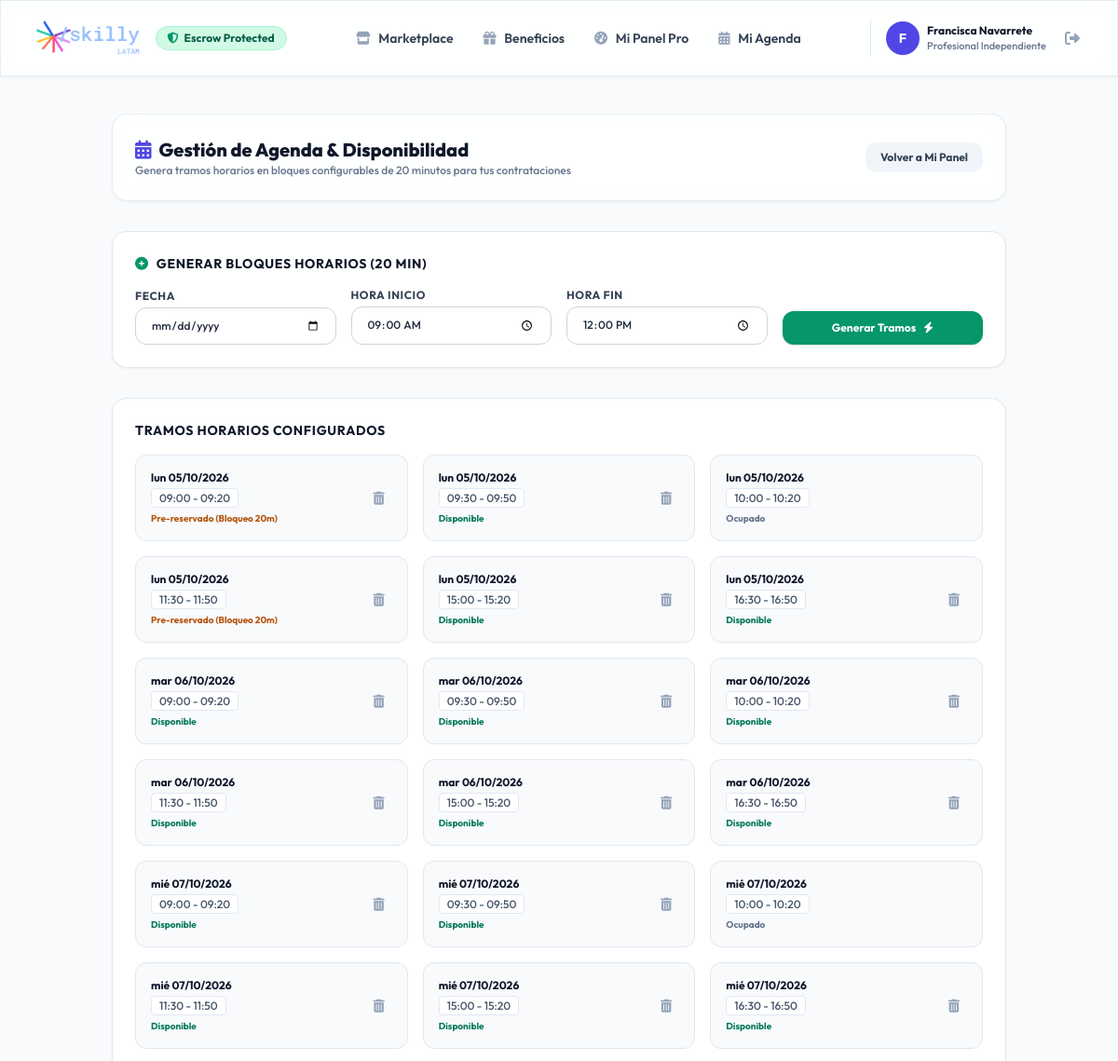
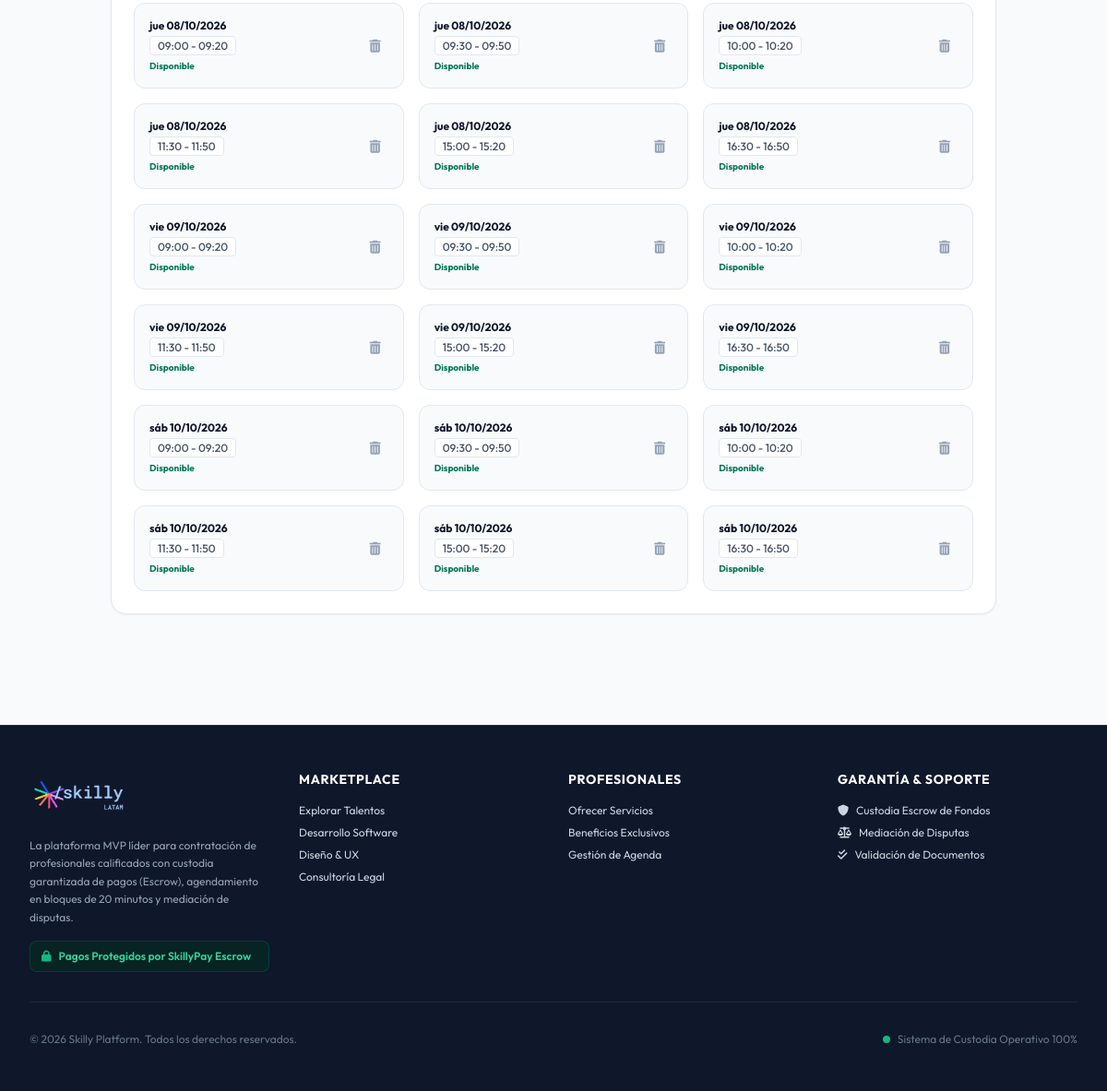
Screenshot of /availability/manage/ (signed in) with the database file from the repository (2 pictures, top to bottom).
### apps/users/models.py (models this page shows, shortened)
class CustomUser(AbstractUser):
    ROLE_PROFESIONAL = 'PROFESIONAL'
    ROLE_ORGANIZACION = 'ORGANIZACION'
    ROLE_ADMIN = 'ADMIN'
    ROLE_CHOICES = [
        (ROLE_PROFESIONAL, 'Profesional Independiente'),
        (ROLE_ORGANIZACION, 'Empresa / Organización'),
        (ROLE_ADMIN, 'Administrador Skilly'),
    ]
    role = models.CharField(max_length=20, choices=ROLE_CHOICES, default=ROLE_ORGANIZACION)
    phone = models.CharField(max_length=20, blank=True, null=True, verbose_name="Teléfono de Contacto")
    created_at = models.DateTimeField(auto_now_add=True)
    @property
    def is_professional(self):
        return self.role == self.ROLE_PROFESIONAL
    @property
    def is_admin_role(self):
        return self.role == self.ROLE_ADMIN or self.is_superuser

### apps/availability/models.py (models this page shows, shortened)
class TimeSlot(models.Model):
    STATUS_DISPONIBLE = 'DISPONIBLE'
    STATUS_PRE_RESERVADO = 'PRE_RESERVADO'
    STATUS_OCUPADO = 'OCUPADO'
    STATUS_CHOICES = [
        (STATUS_DISPONIBLE, 'Disponible'),
        (STATUS_PRE_RESERVADO, 'Pre-reservado (Bloqueo 20m)'),
        (STATUS_OCUPADO, 'Ocupado'),
    ]
    professional = models.ForeignKey(
        settings.AUTH_USER_MODEL,
        on_delete=models.CASCADE,
        related_name='timeslots',
        limit_choices_to={'role': 'PROFESIONAL'}
    )
    date = models.DateField(verbose_name="Fecha")
    start_time = models.TimeField(verbose_name="Hora Inicio")
    end_time = models.TimeField(verbose_name="Hora Fin")
    status = models.CharField(max_length=20, choices=STATUS_CHOICES, default=STATUS_DISPONIBLE)
    reserved_until = models.DateTimeField(blank=True, null=True, help_text="Expiración del bloqueo temporal de 20 minutos")
    class Meta:
        ordering = ['date', 'start_time']
        unique_together = ['professional', 'date', 'start_time']

### apps/availability/views.py (the view, shortened to what this page needs)
# urls.py: path('manage/', views.availability_manage_view, name='manage'),
@login_required
def availability_manage_view(request):
    if not request.user.is_professional:
        messages.warning(request, "Acceso solo para profesionales.")
        return redirect('services:marketplace')
    slots = TimeSlot.objects.filter(professional=request.user).order_by('date', 'start_time')
    return render(request, 'availability/gestion_disponibilidad.html', {'slots': slots})

### templates/availability/gestion_disponibilidad.html (shortened to what this page needs)
{% extends 'base.html' %}
{% block content %}
<div class="max-w-5xl mx-auto px-4 sm:px-6 lg:px-8 py-10 space-y-8">
    <div class="glass-panel p-6 rounded-2xl shadow-sm flex items-center justify-between">
        <div>
            <h1 class="text-xl font-extrabold text-slate-900 flex items-center gap-2">
                <i class="fa-solid fa-calendar-days text-brand-600"></i> Gestión de Agenda & Disponibilidad
            </h1>
            <p class="text-xs text-slate-500 font-medium">Genera tramos horarios en bloques configurables de 20 minutos para tus contrataciones</p>
        </div>
        <a href="{% url 'users:pro_dashboard' %}" class="px-4 py-2 bg-slate-100 hover:bg-slate-200 text-slate-700 font-bold rounded-xl text-xs transition-colors">
            Volver a Mi Panel
        </a>
    </div>
    <div class="bg-white rounded-2xl p-6 border border-slate-200 shadow-sm space-y-4">
        <h3 class="text-sm font-bold text-slate-900 uppercase tracking-wider flex items-center gap-2">
            <i class="fa-solid fa-plus-circle text-emerald-600"></i> Generar Bloques Horarios (20 min)
        </h3>
        <form method="post" class="grid grid-cols-1 sm:grid-cols-4 gap-4 items-end">
            <div>
                <label for="id_date" class="block text-xs font-bold text-slate-700 uppercase tracking-wider mb-1">Fecha</label>
                <input type="date" name="date" id="id_date" required class="w-full px-4 py-2.5 rounded-xl border border-slate-300 focus:ring-2 focus:ring-brand-500 font-medium text-xs">
            </div>
            <div>
                <label for="id_start_time" class="block text-xs font-bold text-slate-700 uppercase tracking-wider mb-1">Hora Inicio</label>
                <input type="time" name="start_time" id="id_start_time" required value="09:00" class="w-full px-4 py-2.5 rounded-xl border border-slate-300 focus:ring-2 focus:ring-brand-500 font-medium text-xs">
            </div>
            <div>
                <label for="id_end_time" class="block text-xs font-bold text-slate-700 uppercase tracking-wider mb-1">Hora Fin</label>
                <input type="time" name="end_time" id="id_end_time" required value="12:00" class="w-full px-4 py-2.5 rounded-xl border border-slate-300 focus:ring-2 focus:ring-brand-500 font-medium text-xs">
            </div>
            <button type="submit" class="w-full py-2.5 bg-emerald-600 hover:bg-emerald-700 text-white font-bold rounded-xl shadow text-xs transition-all flex items-center justify-center gap-2">
                <span>Generar Tramos</span>
                <i class="fa-solid fa-bolt"></i>
            </button>
        </form>
    </div>
    <div class="bg-white rounded-2xl p-6 border border-slate-200 shadow-sm space-y-4">
        <h3 class="text-sm font-bold text-slate-900 uppercase tracking-wider">Tramos Horarios Configurados</h3>
        {% if slots %}
            <div class="grid grid-cols-1 sm:grid-cols-2 md:grid-cols-3 gap-4">
                {% for slot in slots %}
                    <div class="p-4 rounded-xl border border-slate-200 bg-slate-50 flex items-center justify-between">
                        <div class="space-y-1">
                            <span class="font-bold text-xs text-slate-900 block">{{ slot.date|date:"D d/m/Y" }}</span>
                            <span class="text-xs text-slate-600 font-medium bg-white px-2 py-0.5 rounded border border-slate-200">
                                {{ slot.start_time|time:"H:i" }} - {{ slot.end_time|time:"H:i" }}
                            </span>
                            <span class="block text-[10px] font-bold mt-1
                                {% if slot.status == 'DISPONIBLE' %}text-emerald-700
                                {% elif slot.status == 'PRE_RESERVADO' %}text-amber-700
                                {% else %}text-slate-500{% endif %}">
                                {{ slot.get_status_display }}
                            </span>
                        </div>
                        {% if slot.status != 'OCUPADO' %}
                            <a href="{% url 'availability:delete' pk=slot.pk %}" class="p-2 text-slate-400 hover:text-rose-600 hover:bg-rose-50 rounded-lg transition-colors" title="Eliminar bloque">
                                <i class="fa-solid fa-trash-can text-sm"></i>
                            </a>
                        {% endif %}
                    </div>
                {% endfor %}
            </div>
        {% else %}
            <p class="text-xs text-slate-500 italic text-center py-4">No tienes bloques horarios configurados en tu agenda.</p>
        {% endif %}
    </div>
</div>
{% endblock %}

### templates/base.html (shortened to what this page needs)
<!DOCTYPE html>
<html lang="es" class="h-full bg-slate-50">
<head>
    <script src="https://cdn.tailwindcss.com"></script>
    <link rel="stylesheet" href="https://cdnjs.cloudflare.com/ajax/libs/font-awesome/6.5.1/css/all.min.css">
</head>
<body class="flex flex-col min-h-full text-slate-800 antialiased selection:bg-brand-500 selection:text-white">
    <header class="sticky top-0 z-50 glass-panel shadow-sm transition-all duration-200">
        <div class="max-w-7xl mx-auto px-4 sm:px-6 lg:px-8">
            <div class="flex items-center justify-between h-20">
                <div class="flex items-center gap-3">
                    <a href="{% url 'services:marketplace' %}" class="flex items-center group py-1">
                        {% load static %}
                        <img src="{% static 'skilly-logo.png' %}" alt="Skilly Logo" class="h-14 sm:h-16 max-h-16 w-auto object-contain group-hover:scale-105 transition-transform duration-200" onerror="this.onerror=null; this.src='https://placehold.co/180x60/4f46e5/ffffff?text=Skilly';">
                    </a>
                    <span class="hidden sm:inline-flex items-center gap-1.5 px-3 py-1 rounded-full text-xs font-bold bg-emerald-100 text-emerald-800 border border-emerald-200">
                        <i class="fa-solid font-bold fa-shield-halved text-emerald-600"></i> Escrow Protected
                    </span>
                </div>
                <nav class="hidden md:flex items-center gap-8">
                    <a href="{% url 'services:marketplace' %}" class="text-sm font-semibold text-slate-700 hover:text-brand-600 transition-colors">
                        <i class="fa-solid fa-store mr-1.5 text-slate-400"></i> Marketplace
                    </a>
                    <a href="{% url 'benefits:list' %}" class="text-sm font-semibold text-slate-700 hover:text-brand-600 transition-colors">
                        <i class="fa-solid fa-gift mr-1.5 text-slate-400"></i> Beneficios
                    </a>
                    {% if user.is_authenticated %}
                        {% if user.is_admin_role %}
                            <a href="{% url 'backoffice:dashboard' %}" class="text-sm font-semibold text-purple-700 hover:text-purple-900 bg-purple-50 px-3 py-1.5 rounded-lg border border-purple-200 transition-colors">
                                <i class="fa-solid fa-user-shield mr-1.5"></i> Back-Office Admin
                            </a>
                        {% elif user.is_professional %}
                            <a href="{% url 'users:pro_dashboard' %}" class="text-sm font-semibold text-slate-700 hover:text-brand-600 transition-colors">
                                <i class="fa-solid fa-gauge-high mr-1.5 text-slate-400"></i> Mi Panel Pro
                            </a>
                            <a href="{% url 'availability:manage' %}" class="text-sm font-semibold text-slate-700 hover:text-brand-600 transition-colors">
                                <i class="fa-solid fa-calendar-days mr-1.5 text-slate-400"></i> Mi Agenda
                            </a>
                        {% else %}
                            <a href="{% url 'users:org_dashboard' %}" class="text-sm font-semibold text-slate-700 hover:text-brand-600 transition-colors">
                                <i class="fa-solid fa-building mr-1.5 text-slate-400"></i> Mis Contrataciones
                            </a>
                        {% endif %}
                    {% endif %}
                </nav>
                <div class="flex items-center gap-4">
                    {% if user.is_authenticated %}
                        <div class="flex items-center gap-3 pl-4 border-l border-slate-200">
                            <a href="{% url 'users:profile_edit' %}" class="flex items-center gap-2 group">
                                <div class="w-9 h-9 rounded-full bg-brand-600 text-white font-bold flex items-center justify-center text-sm shadow-sm group-hover:bg-brand-700 transition-colors">
                                    {{ user.first_name|first|default:user.username|first|upper }}
                                </div>
                                <div class="hidden sm:block text-left">
                                    <span class="block text-xs font-bold text-slate-900 group-hover:text-brand-600 transition-colors">
                                        {{ user.get_full_name|default:user.username }}
                                    </span>
                                    <span class="block text-[11px] font-medium text-slate-500">
                                        {{ user.get_role_display }}
                                    </span>
                                </div>
                            </a>
                            <form action="{% url 'users:logout' %}" method="post" class="inline">
                                <button type="submit" class="p-2 text-slate-400 hover:text-rose-600 hover:bg-rose-50 rounded-lg transition-colors" title="Cerrar sesión">
                                    <i class="fa-solid fa-right-from-bracket"></i>
                                </button>
                            </form>
                        </div>
                    {% endif %}
                </div>
            </div>
        </div>
    </header>
    <main class="flex-1">
        {% block content %}{% endblock %}
    </main>
    <footer class="bg-slate-900 text-slate-300 mt-20 border-t border-slate-800">
        <div class="max-w-7xl mx-auto px-4 sm:px-6 lg:px-8 py-12">
            <div class="grid grid-cols-1 md:grid-cols-4 gap-8 mb-8">
                <div class="space-y-4">
                    <div class="flex items-center gap-2">
                        {% load static %}
                        <img src="{% static 'skilly-logo.png' %}" alt="Skilly Logo" class="h-12 sm:h-14 w-auto object-contain brightness-110">
                    </div>
                    <p class="text-xs text-slate-400 leading-relaxed">
                        La plataforma MVP líder para contratación de profesionales calificados con custodia garantizada de pagos (Escrow), agendamiento en bloques de 20 minutos y mediación de disputas.
                    </p>
                    <div class="flex items-center gap-2 text-xs font-semibold text-emerald-400 bg-emerald-950/60 px-3 py-2 rounded-lg border border-emerald-800/50">
                        <i class="fa-solid fa-lock text-emerald-500"></i> Pagos Protegidos por SkillyPay Escrow
                    </div>
                </div>
                <div>
                    <h4 class="text-sm font-bold text-white uppercase tracking-wider mb-4">Marketplace</h4>
                    <ul class="space-y-2 text-xs">
                        <li><a href="{% url 'services:marketplace' %}" class="hover:text-brand-400 transition-colors">Explorar Talentos</a></li>
                        <li><a href="{% url 'services:marketplace' %}?category=desarrollo-software" class="hover:text-brand-400 transition-colors">Desarrollo Software</a></li>
                        <li><a href="{% url 'services:marketplace' %}?category=diseno-ux" class="hover:text-brand-400 transition-colors">Diseño & UX</a></li>
                        <li><a href="{% url 'services:marketplace' %}?category=consultoria-legal" class="hover:text-brand-400 transition-colors">Consultoría Legal</a></li>
                    </ul>
                </div>
                <div>
                    <h4 class="text-sm font-bold text-white uppercase tracking-wider mb-4">Profesionales</h4>
                    <ul class="space-y-2 text-xs">
                        <li><a href="{% url 'users:register' %}" class="hover:text-brand-400 transition-colors">Ofrecer Servicios</a></li>
                        <li><a href="{% url 'benefits:list' %}" class="hover:text-brand-400 transition-colors">Beneficios Exclusivos</a></li>
                        <li><a href="{% url 'availability:manage' %}" class="hover:text-brand-400 transition-colors">Gestión de Agenda</a></li>
                    </ul>
                </div>
                <div>
                    <h4 class="text-sm font-bold text-white uppercase tracking-wider mb-4">Garantía & Soporte</h4>
                    <ul class="space-y-2 text-xs">
                        <li class="flex items-center gap-2"><i class="fa-solid fa-shield text-brand-400"></i> Custodia Escrow de Fondos</li>
                        <li class="flex items-center gap-2"><i class="fa-solid fa-scale-balanced text-brand-400"></i> Mediación de Disputas</li>
                        <li class="flex items-center gap-2"><i class="fa-solid fa-check-double text-brand-400"></i> Validación de Documentos</li>
                    </ul>
                </div>
            </div>
            <div class="pt-8 border-t border-slate-800 flex flex-col sm:flex-row items-center justify-between text-xs text-slate-500 gap-4">
                <p>&copy; 2026 Skilly Platform. Todos los derechos reservados.</p>
                <p class="flex items-center gap-2">
                    <span class="w-2 h-2 rounded-full bg-emerald-500 animate-pulse"></span> Sistema de Custodia Operativo 100%
                </p>
            </div>
        </div>
    </footer>
</body>
</html>

### templates/base.html (style rules this page uses)
body { font-family: 'Outfit', 'Inter', sans-serif; }
.glass-panel { background: rgba(255, 255, 255, 0.85); backdrop-filter: blur(12px); border: 1px solid rgba(226, 232, 240, 0.8); }

### rows the page displays
CustomUser: first_name|first "F", get_full_name "Francisca Navarrete", role "Profesional Independiente"
TimeSlot: date "lun 05/10/2026", start_time "09:00", end_time "09:20", status "Pre-reservado (Bloqueo 20m)"
TimeSlot: date "lun 05/10/2026", start_time "09:30", end_time "09:50", status "Disponible"
TimeSlot: date "lun 05/10/2026", start_time "10:00", end_time "10:20", status "Ocupado"
TimeSlot: date "lun 05/10/2026", start_time "11:30", end_time "11:50", status "Pre-reservado (Bloqueo 20m)"
TimeSlot: date "lun 05/10/2026", start_time "15:00", end_time "15:20", status "Disponible"
TimeSlot: date "lun 05/10/2026", start_time "16:30", end_time "16:50", status "Disponible"
TimeSlot: date "mar 06/10/2026", start_time "09:00", end_time "09:20", status "Disponible"
TimeSlot: date "mar 06/10/2026", start_time "09:30", end_time "09:50", status "Disponible"
TimeSlot: date "mar 06/10/2026", start_time "10:00", end_time "10:20", status "Disponible"
TimeSlot: date "mar 06/10/2026", start_time "11:30", end_time "11:50", status "Disponible"
TimeSlot: date "mar 06/10/2026", start_time "15:00", end_time "15:20", status "Disponible"
TimeSlot: date "mar 06/10/2026", start_time "16:30", end_time "16:50", status "Disponible"
TimeSlot: date "mié 07/10/2026", start_time "09:00", end_time "09:20", status "Disponible"
TimeSlot: date "mié 07/10/2026", start_time "09:30", end_time "09:50", status "Disponible"
TimeSlot: date "mié 07/10/2026", start_time "10:00", end_time "10:20", status "Ocupado"
TimeSlot: date "mié 07/10/2026", start_time "11:30", end_time "11:50", status "Disponible"
TimeSlot: date "mié 07/10/2026", start_time "15:00", end_time "15:20", status "Disponible"
TimeSlot: date "mié 07/10/2026", start_time "16:30", end_time "16:50", status "Disponible"
TimeSlot: date "jue 08/10/2026", start_time "09:00", end_time "09:20", status "Disponible"
TimeSlot: date "jue 08/10/2026", start_time "09:30", end_time "09:50", status "Disponible"
TimeSlot: date "jue 08/10/2026", start_time "10:00", end_time "10:20", status "Disponible"
TimeSlot: date "jue 08/10/2026", start_time "11:30", end_time "11:50", status "Disponible"
TimeSlot: date "jue 08/10/2026", start_time "15:00", end_time "15:20", status "Disponible"
TimeSlot: date "jue 08/10/2026", start_time "16:30", end_time "16:50", status "Disponible"
TimeSlot: date "vie 09/10/2026", start_time "09:00", end_time "09:20", status "Disponible"
TimeSlot: date "vie 09/10/2026", start_time "09:30", end_time "09:50", status "Disponible"
TimeSlot: date "vie 09/10/2026", start_time "10:00", end_time "10:20", status "Disponible"
TimeSlot: date "vie 09/10/2026", start_time "11:30", end_time "11:50", status "Disponible"
TimeSlot: date "vie 09/10/2026", start_time "15:00", end_time "15:20", status "Disponible"
TimeSlot: date "vie 09/10/2026", start_time "16:30", end_time "16:50", status "Disponible"
TimeSlot: date "sáb 10/10/2026", start_time "09:00", end_time "09:20", status "Disponible"
TimeSlot: date "sáb 10/10/2026", start_time "09:30", end_time "09:50", status "Disponible"
TimeSlot: date "sáb 10/10/2026", start_time "10:00", end_time "10:20", status "Disponible"
TimeSlot: date "sáb 10/10/2026", start_time "11:30", end_time "11:50", status "Disponible"
TimeSlot: date "sáb 10/10/2026", start_time "15:00", end_time "15:20", status "Disponible"
TimeSlot: date "sáb 10/10/2026", start_time "16:30", end_time "16:50", status "Disponible"
